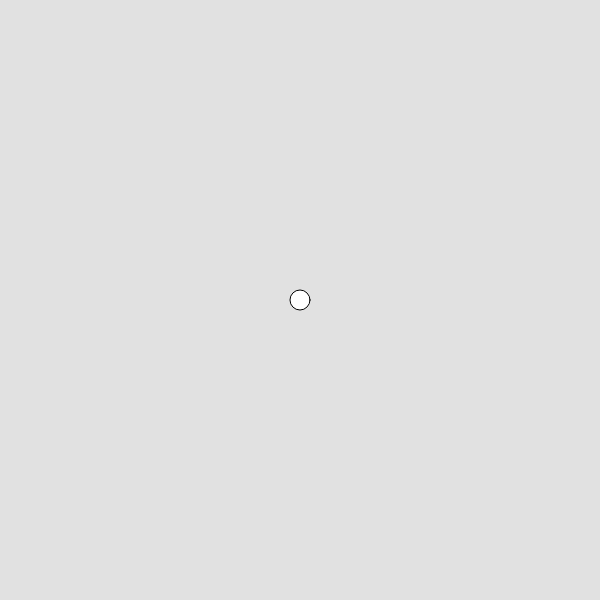
Frame 1 (no input)
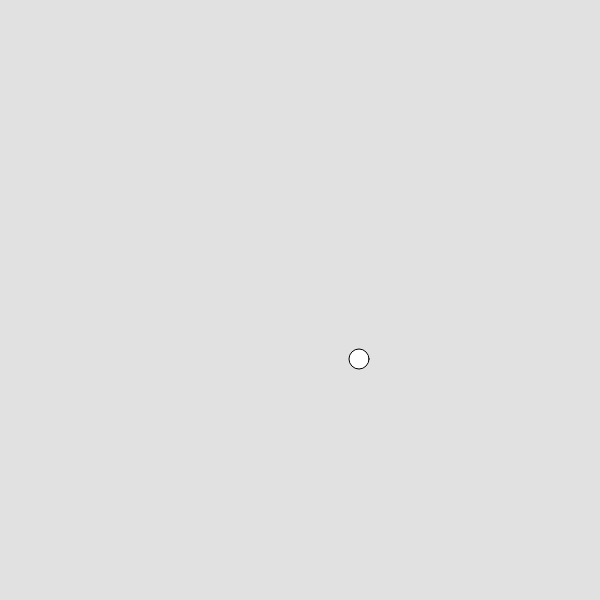
Frame 60 (no input)
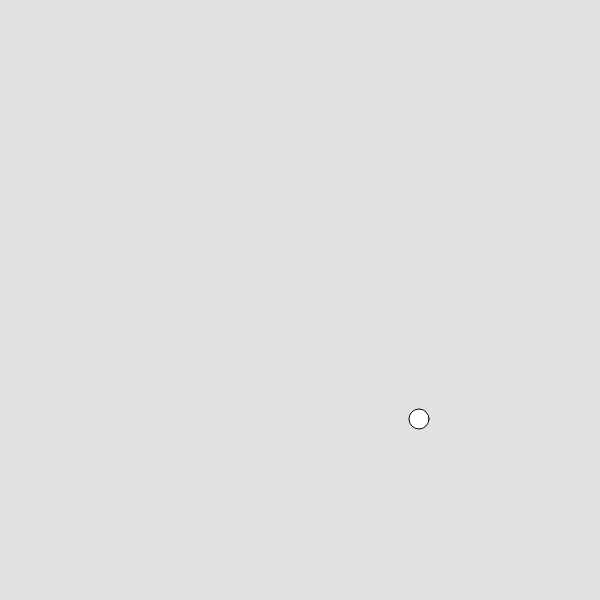
Frame 120 (the mouse pressed at the canvas centre since frame 60)

The p5.js sketch that drew these frames (run headless with seeded random() and noise() and a simulated clock; from frame 60 on, the mouse is pressed at the canvas centre):

// p5.js sketch
// ── sketch.js
function setup(){
    createCanvas(600, 600);
}

let x = 300; let y = 300
 let xdirection = 1
 let ydirection = 1
function draw(){
 background(225);
  ellipse(x, y, 20);
  if (x<10){
      xdirection = 1 
  }
 if (x>590){
      xdirection = -1
 }  
 x = x + xdirection
  

 if (y<10){
     ydirection = 1
 }
 if (x>590){
     ydirection = -1

 }
 y = y + ydirection
}
